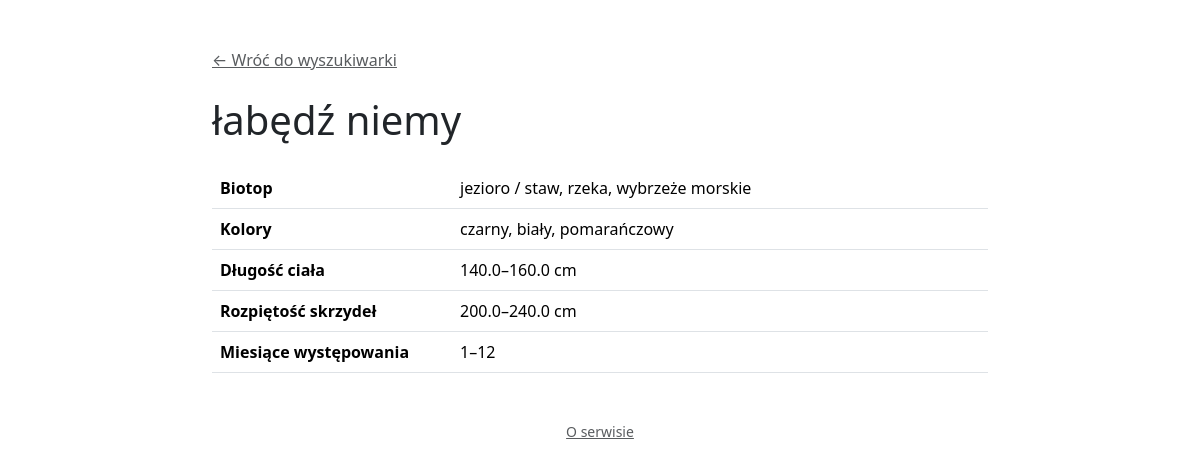
The page /gatunek/1/ on the database its author committed.
### apps/birds/models.py (models this page shows, shortened)
class Gatunek(models.Model):
    nazwa = models.CharField(max_length=150)
    biotopy = models.ManyToManyField(Biotop, related_name="gatunki")
    kolory = models.ManyToManyField(Kolor, related_name="gatunki")
    dlugosc_ciala_min = models.FloatField(help_text="cm")
    dlugosc_ciala_max = models.FloatField(help_text="cm")
    rozpietosc_skrzydel_min = models.FloatField(help_text="cm")
    rozpietosc_skrzydel_max = models.FloatField(help_text="cm")
    miesiac_od = models.PositiveSmallIntegerField(help_text="1-12")
    miesiac_do = models.PositiveSmallIntegerField(help_text="1-12")

class Biotop(models.Model):
    nazwa = models.CharField(max_length=100, unique=True)

class Kolor(models.Model):
    nazwa = models.CharField(max_length=100, unique=True)

### apps/birds/views.py (the view)
# urls.py: path('gatunek/<int:pk>/', views.gatunek_szczegoly, name='gatunek_szczegoly'),
def gatunek_szczegoly(request, pk):
    gatunek = get_object_or_404(Gatunek, pk=pk)
    return render(request, "birds/gatunek_szczegoly.html", {"gatunek": gatunek})

### apps/birds/templates/birds/gatunek_szczegoly.html (shortened to what this page needs)
<!DOCTYPE html>
<html lang="pl">
<head>
    <link href="https://cdn.jsdelivr.net/npm/bootstrap@5.3.3/dist/css/bootstrap.min.css" rel="stylesheet">
</head>
<body>
<div class="container pt-5 pb-3" style="max-width: 800px;">
    <a href="{% url 'home' %}" class="d-inline-block mb-4 text-muted">&larr; Wróć do wyszukiwarki</a>
    <h1 class="mb-4">{{ gatunek.nazwa }}</h1>
    <table class="table">
        <tbody>
            <tr>
                <th style="width: 240px;">Biotop</th>
                <td>
                    {% for biotop in gatunek.biotopy.all %}
                        {{ biotop.nazwa }}{% if not forloop.last %}, {% endif %}
                    {% endfor %}
                </td>
            </tr>
            <tr>
                <th>Kolory</th>
                <td>
                    {% for kolor in gatunek.kolory.all %}
                        {{ kolor.nazwa }}{% if not forloop.last %}, {% endif %}
                    {% endfor %}
                </td>
            </tr>
            <tr>
                <th>Długość ciała</th>
                <td>{{ gatunek.dlugosc_ciala_min }}–{{ gatunek.dlugosc_ciala_max }} cm</td>
            </tr>
            <tr>
                <th>Rozpiętość skrzydeł</th>
                <td>{{ gatunek.rozpietosc_skrzydel_min }}–{{ gatunek.rozpietosc_skrzydel_max }} cm</td>
            </tr>
            <tr>
                <th>Miesiące występowania</th>
                <td>{{ gatunek.miesiac_od }}–{{ gatunek.miesiac_do }}</td>
            </tr>
        </tbody>
    </table>
    <p class="text-center text-muted small mt-5 mb-0">
        <a href="{% url 'o_serwisie' %}" class="text-muted">O serwisie</a>
    </p>
</div>
</body>
</html>

### rows shown on the page
Gatunek: nazwa "łabędź niemy", dlugosc_ciala_min "140.0", dlugosc_ciala_max "160.0", rozpietosc_skrzydel_min "200.0", rozpietosc_skrzydel_max "240.0", miesiac_od "1", miesiac_do "12"
Biotop: nazwa "jezioro / staw"
Biotop: nazwa "rzeka"
Biotop: nazwa "wybrzeże morskie"
Kolor: nazwa "czarny"
Kolor: nazwa "biały"
Kolor: nazwa "pomarańczowy"
